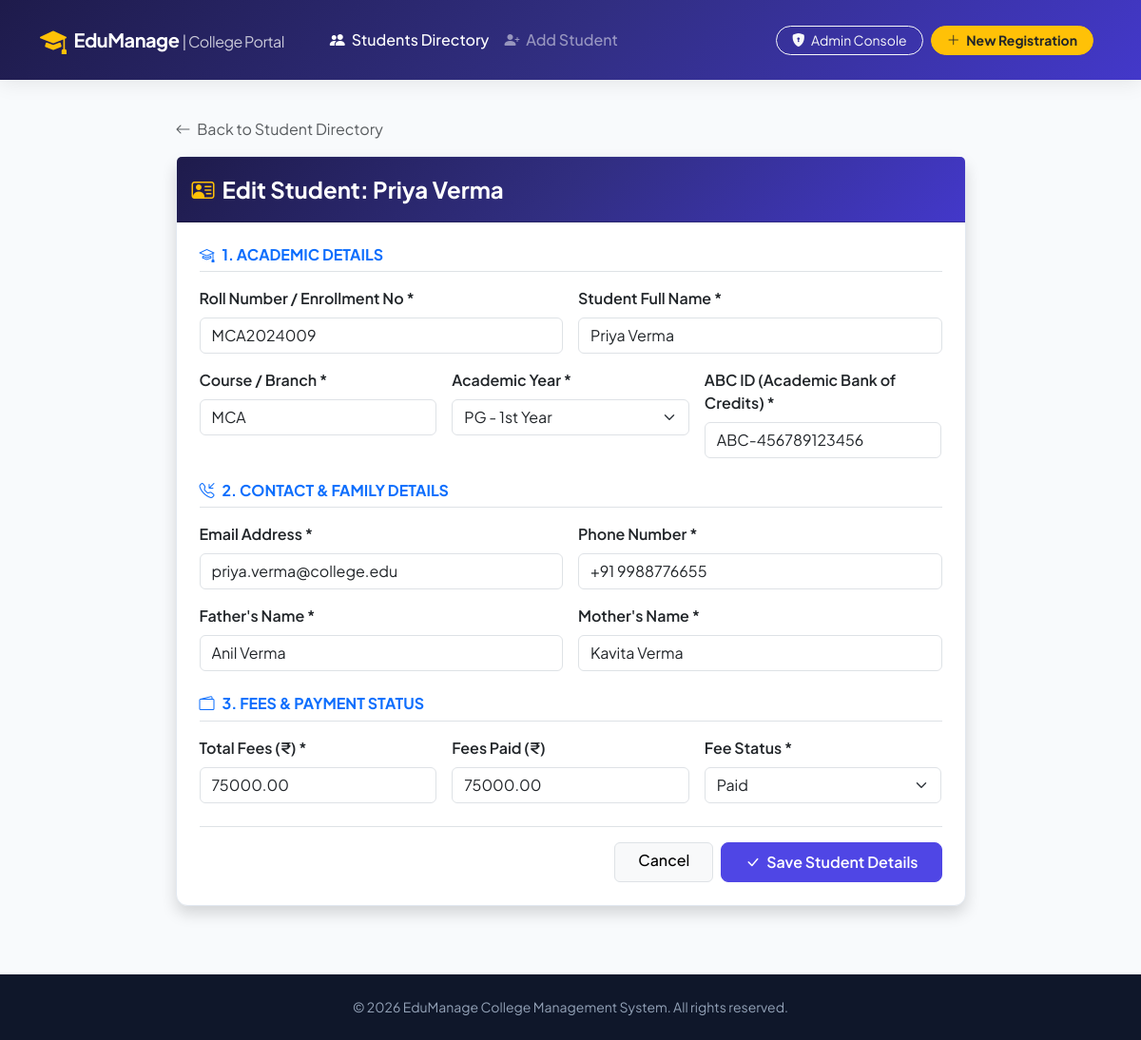
Page /edit/4/ on the committed database.
### students/models.py (models this page shows, shortened)
class Student(models.Model):
    YEAR_CHOICES = [
        ('1st Year', '1st Year'),
        ('2nd Year', '2nd Year'),
        ('3rd Year', '3rd Year'),
        ('4th Year', '4th Year'),
        ('PG - 1st Year', 'PG - 1st Year'),
        ('PG - 2nd Year', 'PG - 2nd Year'),
    ]
    FEE_STATUS_CHOICES = [
        ('Paid', 'Paid'),
        ('Pending', 'Pending'),
        ('Partial', 'Partial'),
    ]
    roll_number = models.CharField(max_length=30, unique=True, verbose_name="Roll Number / Enrollment ID")
    name = models.CharField(max_length=100, verbose_name="Student Name")
    phone = models.CharField(max_length=15, verbose_name="Phone Number")
    email = models.EmailField(max_length=100, verbose_name="Email Address")
    course = models.CharField(max_length=100, verbose_name="Course / Branch")
    academic_year = models.CharField(max_length=50, choices=YEAR_CHOICES, default='1st Year', verbose_name="Academic Year")
    father_name = models.CharField(max_length=100, verbose_name="Father's Name")
    mother_name = models.CharField(max_length=100, verbose_name="Mother's Name")
    abc_id = models.CharField(max_length=50, verbose_name="ABC ID (Academic Bank of Credits)")
    fees = models.DecimalField(max_digits=10, decimal_places=2, default=0.00, verbose_name="Total Fees (₹)")
    fees_paid = models.DecimalField(max_digits=10, decimal_places=2, default=0.00, verbose_name="Fees Paid (₹)")
    fee_status = models.CharField(max_length=20, choices=FEE_STATUS_CHOICES, default='Pending', verbose_name="Fee Status")
    created_at = models.DateTimeField(auto_now_add=True)
    class Meta:
        ordering = ['-created_at']

### students/views.py (the view)
# urls.py: path('edit/<int:pk>/', views.student_update, name='student_edit'),
def student_update(request, pk):
    student = get_object_or_404(Student, pk=pk)
    if request.method == 'POST':
        form = StudentForm(request.POST, instance=student)
        if form.is_valid():
            form.save()
            messages.success(request, f"Student '{student.name}' updated successfully!")
            return redirect('student_list')
        else:
            messages.error(request, "Please correct the errors in the form.")
    else:
        form = StudentForm(instance=student)
    return render(request, 'students/student_form.html', {'form': form, 'student': student, 'title': f'Edit Student: {student.name}'})

### students/templates/students/student_form.html (shortened to what this page needs)
{% extends 'students/base.html' %}
{% block content %}
<div class="row justify-content-center my-4">
    <div class="col-lg-9">
        <div class="mb-3">
            <a href="{% url 'student_list' %}" class="text-decoration-none text-muted">
                <i class="bi bi-arrow-left me-1"></i> Back to Student Directory
            </a>
        </div>
        <div class="card card-custom shadow">
            <div class="card-header bg-gradient-primary text-white py-3">
                <div class="d-flex align-items-center gap-2">
                    <i class="bi bi-person-vcard fs-4 text-warning"></i>
                    <h4 class="mb-0 fw-bold">{{ title }}</h4>
                </div>
            </div>
            <div class="card-body p-4">
                <form method="POST" novalidate>
                    <div class="mb-4">
                        <h6 class="text-primary fw-bold text-uppercase border-bottom pb-2 mb-3">
                            <i class="bi bi-mortarboard me-2"></i>1. Academic Details
                        </h6>
                        <div class="row g-3">
                            <div class="col-md-6">
                                <label class="form-label fw-semibold">Roll Number / Enrollment No *</label>
                                {{ form.roll_number }}
                            </div>
                            <div class="col-md-6">
                                <label class="form-label fw-semibold">Student Full Name *</label>
                                {{ form.name }}
                            </div>
                            <div class="col-md-4">
                                <label class="form-label fw-semibold">Course / Branch *</label>
                                {{ form.course }}
                            </div>
                            <div class="col-md-4">
                                <label class="form-label fw-semibold">Academic Year *</label>
                                {{ form.academic_year }}
                            </div>
                            <div class="col-md-4">
                                <label class="form-label fw-semibold">ABC ID (Academic Bank of Credits) *</label>
                                {{ form.abc_id }}
                            </div>
                        </div>
                    </div>
                    <div class="mb-4">
                        <h6 class="text-primary fw-bold text-uppercase border-bottom pb-2 mb-3">
                            <i class="bi bi-telephone-inbound me-2"></i>2. Contact & Family Details
                        </h6>
                        <div class="row g-3">
                            <div class="col-md-6">
                                <label class="form-label fw-semibold">Email Address *</label>
                                {{ form.email }}
                            </div>
                            <div class="col-md-6">
                                <label class="form-label fw-semibold">Phone Number *</label>
                                {{ form.phone }}
                            </div>
                            <div class="col-md-6">
                                <label class="form-label fw-semibold">Father's Name *</label>
                                {{ form.father_name }}
                            </div>
                            <div class="col-md-6">
                                <label class="form-label fw-semibold">Mother's Name *</label>
                                {{ form.mother_name }}
                            </div>
                        </div>
                    </div>
                    <div class="mb-4">
                        <h6 class="text-primary fw-bold text-uppercase border-bottom pb-2 mb-3">
                            <i class="bi bi-wallet2 me-2"></i>3. Fees & Payment Status
                        </h6>
                        <div class="row g-3">
                            <div class="col-md-4">
                                <label class="form-label fw-semibold">Total Fees (₹) *</label>
                                {{ form.fees }}
                            </div>
                            <div class="col-md-4">
                                <label class="form-label fw-semibold">Fees Paid (₹)</label>
                                {{ form.fees_paid }}
                            </div>
                            <div class="col-md-4">
                                <label class="form-label fw-semibold">Fee Status *</label>
                                {{ form.fee_status }}
                            </div>
                        </div>
                    </div>
                    <div class="pt-3 border-top d-flex gap-2 justify-content-end">
                        <a href="{% url 'student_list' %}" class="btn btn-light border px-4 fw-medium">
                            Cancel
                        </a>
                        <button type="submit" class="btn btn-primary-custom px-4">
                            <i class="bi bi-check-lg me-1"></i> Save Student Details
                        </button>
                    </div>
                </form>
            </div>
        </div>
    </div>
</div>
{% endblock %}

### students/templates/students/base.html (style rules this page uses)
body { font-family: 'Plus Jakarta Sans', sans-serif; background-color: #f8fafc; color: #334155; min-height: 100vh; display: flex; flex-direction: column; }
.bg-gradient-primary { background: linear-gradient(135deg, #1e1b4b 0%, #312e81 50%, #4338ca 100%); }
.card-custom { border: 1px solid #e2e8f0; border-radius: 12px; transition: all 0.25s ease-in-out; background: #ffffff; }
.btn-primary-custom { background: #4f46e5; border-color: #4f46e5; color: white; font-weight: 600; border-radius: 8px; padding: 0.5rem 1.25rem; transition: all 0.2s; }

### rows in the picture
Student: roll_number "MCA2024009", name "Priya Verma", course "MCA", academic_year "PG - 1st Year", abc_id "ABC-456789123456", email "priya.verma@college.edu", phone "+91 9988776655", father_name "Anil Verma", mother_name "Kavita Verma", fees "75000.00", fees_paid "75000.00", fee_status "Paid"

### other values in the picture
{{ title }} "Edit Student: Priya Verma"
